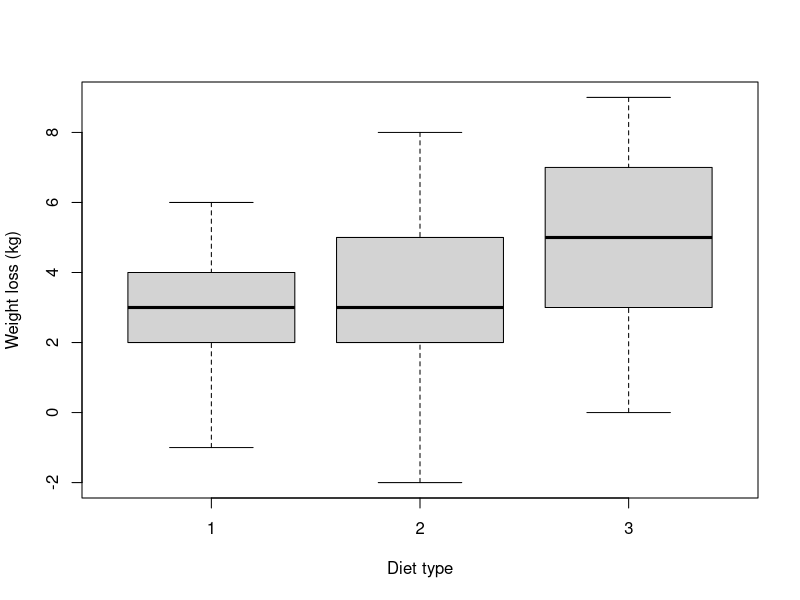
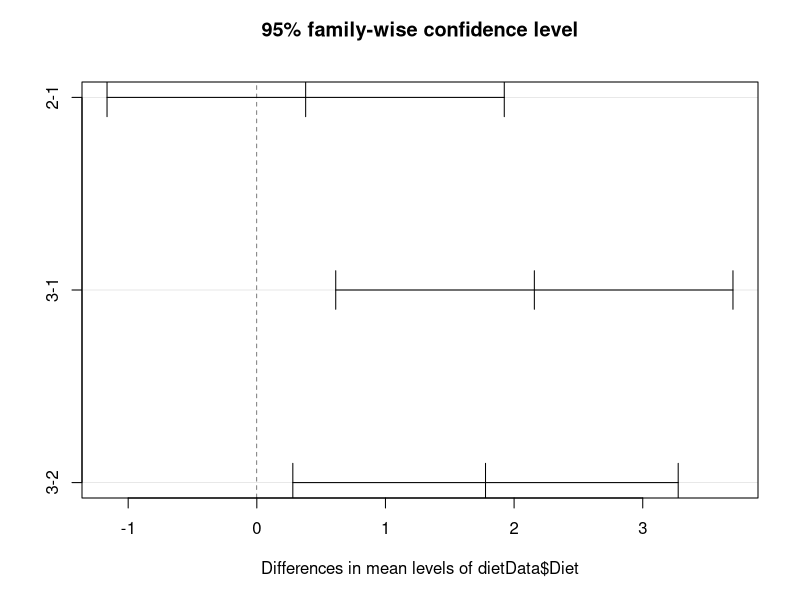

Write the R code that produced these figures, in order.
#
#          Author: Dr Eugene O'Loughlin
#     Video Title: How To... Perform an ANOVA Post-Hoc Test in R
#    Video Number: #90
#  Data File Used: 90_Data_File.csv
#
##########################################################
#
#        Null Hypothesis: Population Means are equal 
#   Alternate Hypothesis: At least two Population Means are not Equal
#
#        Alpha = 0.05
#
##########################################################
#
dietData <- read.csv(file = "90_Data_File.csv",
                       header = TRUE, sep = ",")
print(dietData)
#
# Calculate weight loss
weightLoss <- dietData$Weight.Week.1 - dietData$Weight.Week.8
#
# Visualize
boxplot(weightLoss ~ dietData$Diet, data = dietData,
        col="light gray", ylab = "Weight loss (kg)", xlab = "Diet type")
#
class(dietData$Diet)  # "integer"
dietData$Diet <- as.factor(dietData$Diet)  # coerce to a factor
#
# Perform ANOVA
table <- aov(weightLoss ~ dietData$Diet, data = dietData)
summary(table)   # F(2, 75) = 5.551, p = 0.002
#
# Perform Tukey Post-Hoc Test
TukeyHSD(table)                # Differences found betweens diets 1-3, and 2-3
#
# Visualize Means and Confidence Levels
plot(TukeyHSD(table))
#
